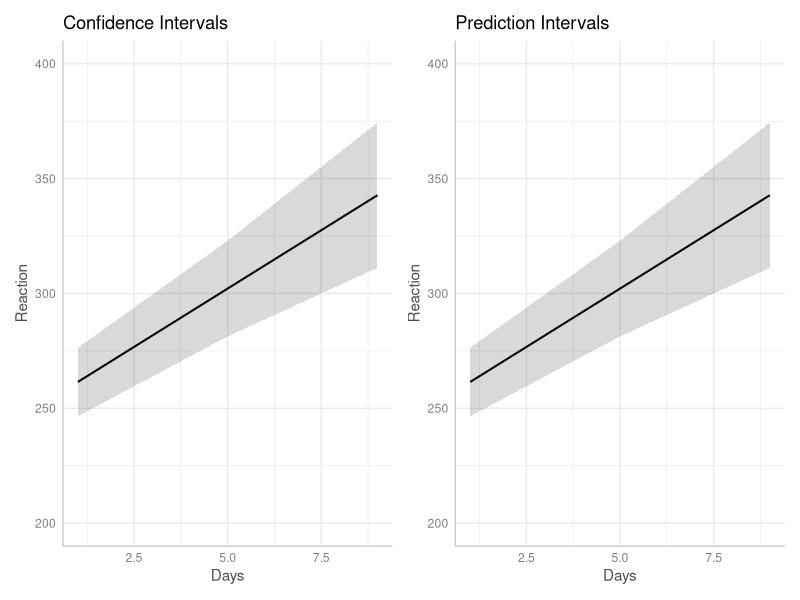
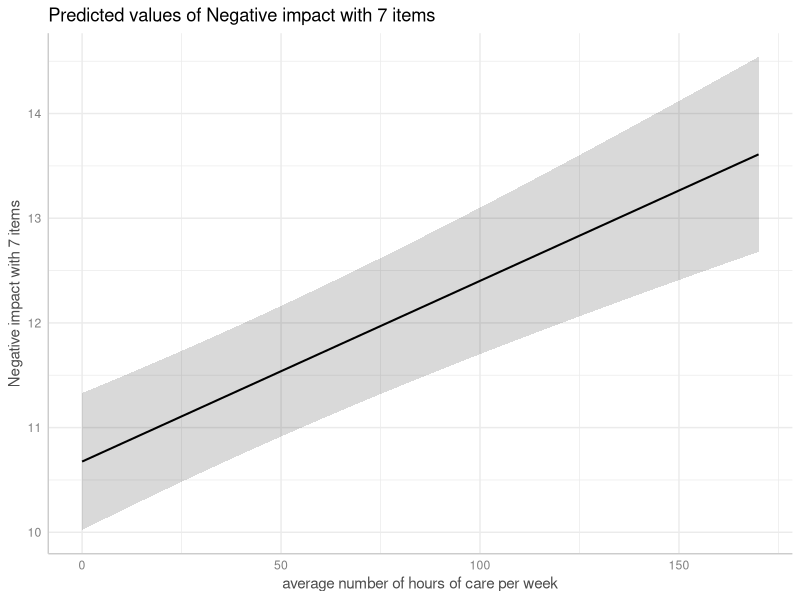
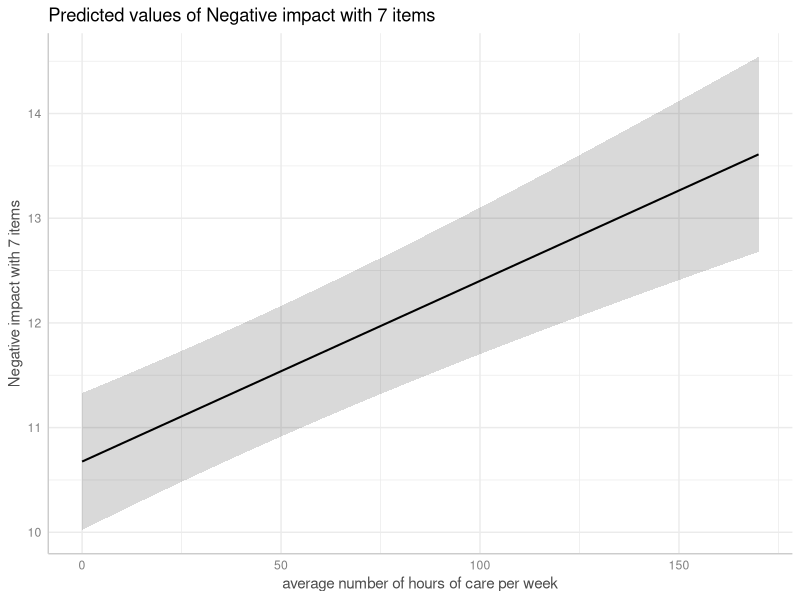
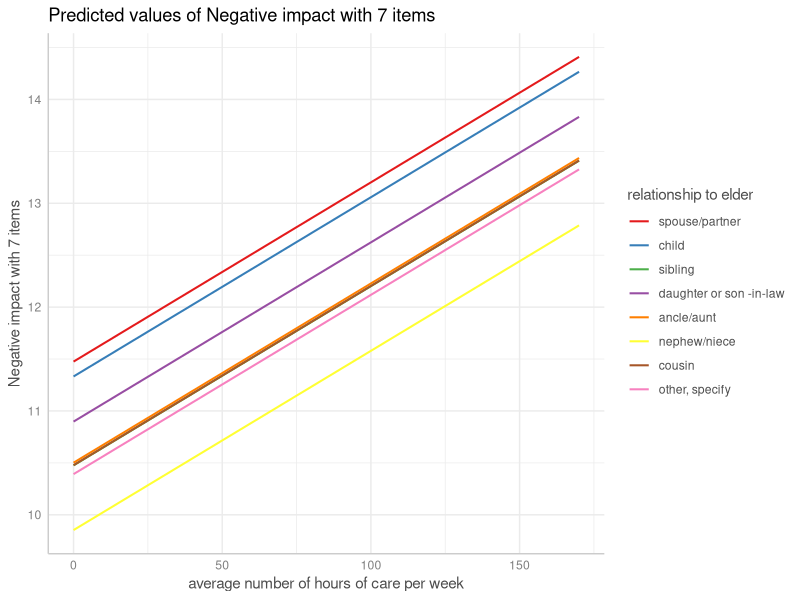
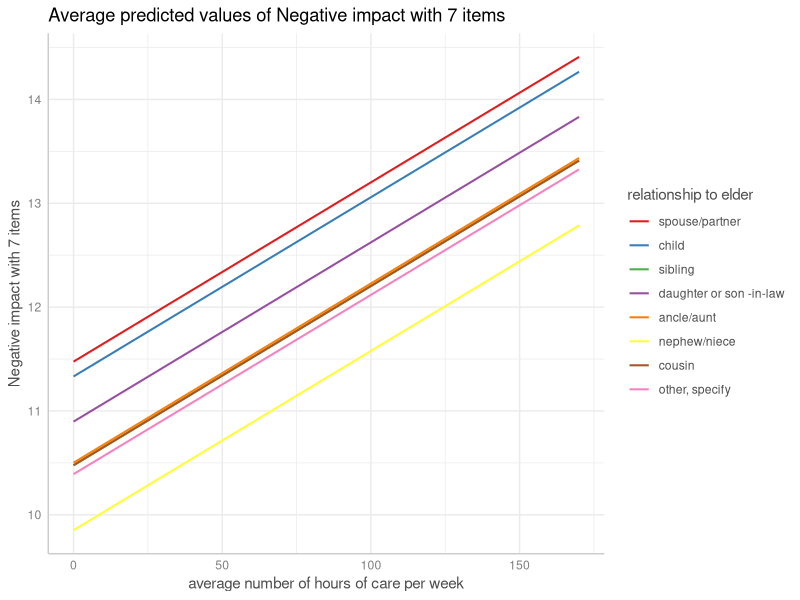
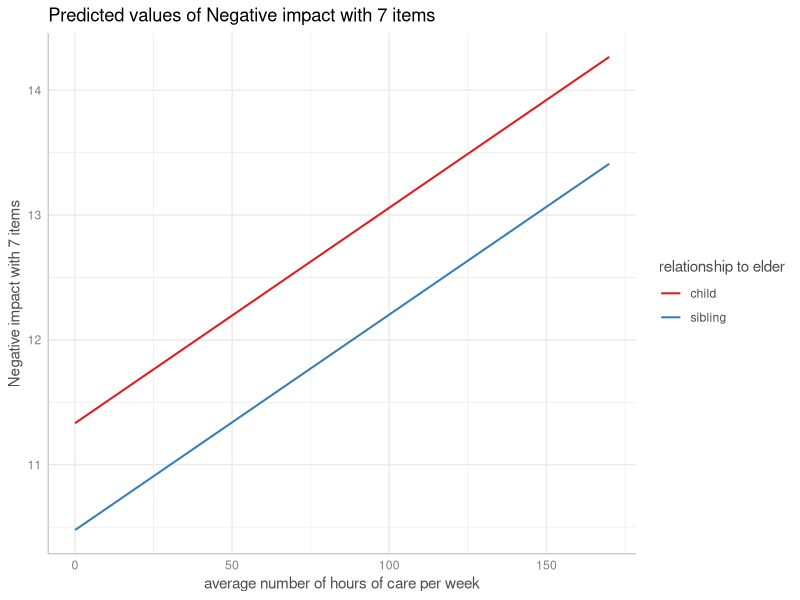
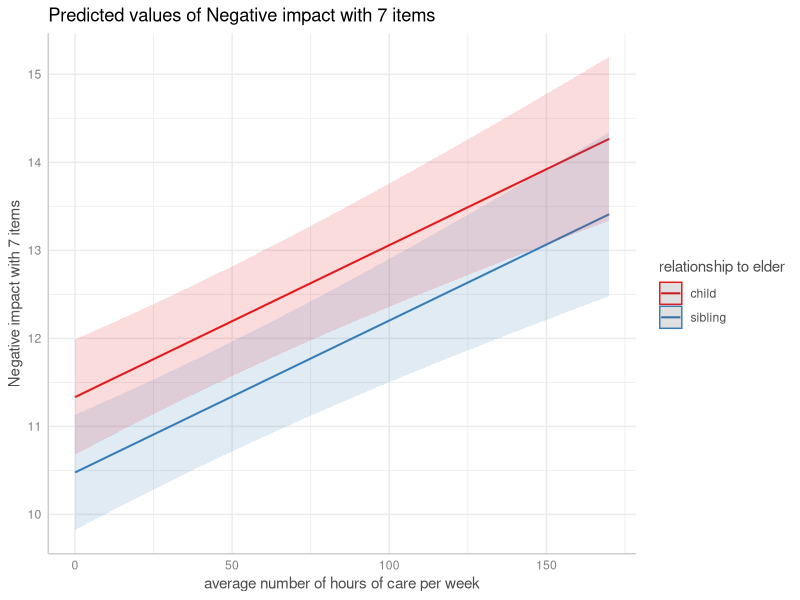
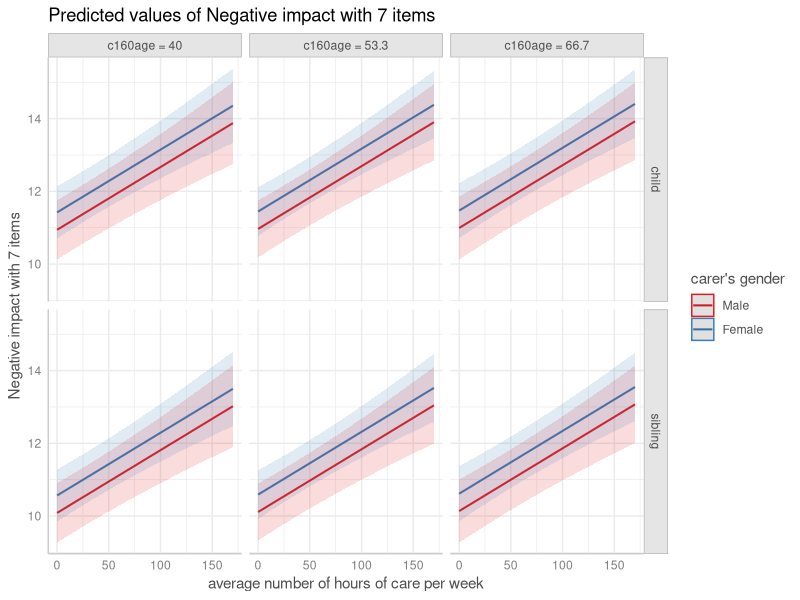

Generate these figures, in order, with R:
## ---- chunk 1
knitr::opts_chunk$set(
  collapse = TRUE,
  comment = "#>",
  dev = "png",
  fig.width = 7,
  fig.height = 4,
  message = FALSE,
  warning = FALSE
)
options(width = 800)

pkgs <- c(
  "ggplot2",
  "lme4",
  "glmmTMB",
  "patchwork",
  "sjlabelled",
  "htmltools"
)

if (!all(vapply(pkgs, requireNamespace, quietly = TRUE, FUN.VALUE = logical(1L)))) {
  knitr::opts_chunk$set(eval = FALSE)
}
## ---- chunk 2
library(htmltools)
callout_tip <- function(header = NULL, ...) {
  div(
    class = "callout-tip",
    tags$h1(
      tags$img(src = "list-check-solid.svg", width = "16", height = "16", style = "vertical-align:middle"),
      header
    ),
    ...
  )
}
## ---- chunk 3
callout_tip(
  "Summary of most important points:",
  tags$ul(
    tags$li("Predictions can be made on the population-level or for each level of the grouping variable (unit-level). If unit-levels are requested, you need to set `type=\"random\"` and specify the grouping variable(s) in the `terms` argument."), # nolint
    tags$li("Population-level predictions can be either conditional (prediction for a \"typical\" group) or marginal (average prediction across all groups). Set `margin=\"empirical\"` for marginal predictions. You'll notice differences in predictions especially when we have different group sizes at the random effects level."), # nolint
    tags$li("For conditional predictions, you can either calculate confidence or prediction intervals. Prediction intervals can be obtained by setting `type=\"random\"`. Marginal predictions (i.e. `margin=\"empirical\"`) always return confidence intervals."), # nolint
    tags$li("To get condifence intervals for unit-level predictions, set `type=\"random\"` and `interval=\"confidence\"`.") # nolint
  )
)
## ---- chunk 4
library(ggeffects)
library(lme4)
data(sleepstudy)

# balanced data set
m <- lmer(Reaction ~ Days + (1 + Days | Subject), data = sleepstudy)

# conditional predictions
predict_response(m, "Days [1,5,9]")

# average marginal predictions
predict_response(m, "Days [1,5,9]", margin = "empirical")

# create imbalanced data set
set.seed(123)
strapped <- sleepstudy[sample.int(nrow(sleepstudy), nrow(sleepstudy), replace = TRUE), ]
m <- lmer(Reaction ~ Days + (1 + Days | Subject), data = strapped)

# conditional predictions
predict_response(m, "Days [1,5,9]")

# average marginal predictions
predict_response(m, "Days [1,5,9]", margin = "empirical")
## ---- chunk 5
predict_response(m, "Days [1,5,9]", type = "random")

# Or as comparison via plots:
library(patchwork)
library(ggplot2)
pr1 <- predict_response(m, "Days [1,5,9]")
pr2 <- predict_response(m, "Days [1,5,9]", type = "random")
plot(pr1, limits = c(200, 400)) +
  ggtitle("Confidence Intervals") +
  plot(pr2, limits = c(200, 400)) +
  ggtitle("Prediction Intervals")
## ---- chunk 6
predict_response(m, "Days", type = "simulate")
## ---- chunk 7
library(glmmTMB)
set.seed(123)
sleepstudy$x <- as.factor(sample(1:3, nrow(sleepstudy), replace = TRUE))
# REML is FALSE
m1 <- glmmTMB(Reaction ~ Days + x + (1 + Days | Subject), data = sleepstudy, REML = FALSE)
# REML is TRUE
m2 <- glmmTMB(Reaction ~ Days + x + (1 + Days | Subject), data = sleepstudy, REML = TRUE)

# predictions when REML is FALSE - no difference between type = "fixed"
# and type = "random" in predictions, only for intervals
predict_response(m1, "Days [1:3]")
predict_response(m1, "Days [1:3]", type = "random")

# predictions when REML is TRUE - we now see a difference both
# for intervals *and* predictions
predict_response(m2, "Days [1:3]")
predict_response(m2, "Days[1:3]", type = "random")
## ---- chunk 8
library(glmmTMB)
data(Salamanders)
m <- glmmTMB(
  count ~ spp + mined + (1 | site),
  ziformula = ~ spp + mined,
  family = truncated_poisson,
  data = Salamanders
)
## ---- chunk 9
predict_response(m, "spp")

predict_response(m, "spp", type = "random")
## ---- chunk 10
predict_response(m, "spp", type = "zero_inflated")
## ---- chunk 11
predict_response(m, "spp", type = "simulate")
## ---- chunk 12
predict_response(m, "spp", margin = "empirical")
## ---- chunk 13
library(sjlabelled)
data(efc)
efc$e15relat <- as_label(efc$e15relat)
m <- lmer(neg_c_7 ~ c12hour + c160age + c161sex + (1 | e15relat), data = efc)
me <- predict_response(m, terms = "c12hour")
plot(me)
## ---- chunk 14
me <- predict_response(m, terms = "c12hour", type = "random")
plot(me)
## ---- chunk 15
me <- predict_response(m, terms = c("c12hour", "e15relat"), type = "random")
plot(me, show_ci = FALSE)
## ---- chunk 16
me <- predict_response(m, terms = c("c12hour", "e15relat"), margin = "empirical")
plot(me, show_ci = FALSE)
## ---- chunk 17
me <- predict_response(m, terms = c("c12hour", "e15relat [child,sibling]"), type = "random")
plot(me, show_ci = FALSE)
## ---- chunk 18
plot(me)
## ---- chunk 19
me <- predict_response(
  m,
  terms = c("c12hour", "c161sex", "c160age", "e15relat [child,sibling]"),
  type = "random"
)
plot(me, n_rows = 2)
## ---- chunk 20
set.seed(123)
m <- lmer(Reaction ~ Days + (1 + Days | Subject), data = sleepstudy)
me <- predict_response(m, terms = c("Days", "Subject [sample=7]"), type = "random")
plot(me)
## ---- chunk 21
plot(me, show_data = TRUE, show_ci = FALSE)
## ---- chunk 22
me <- predict_response(
  m,
  terms = c("Days", "Subject [sample=7]"),
  type = "random",
  interval = "confidence"
)
# for average marginal effects, this would be:
# predict_response(m, terms = c("Days", "Subject [sample=7]"), margin = "empirical")
plot(me)
## ---- chunk 23
data("sleepstudy", package = "lme4")
# mixed model with lme4
m_lmer <- lme4::lmer(Reaction ~ poly(Days, 2) + (1 | Subject),
  data = sleepstudy
)
# equivalent model, random effects are defined via s(..., bs = "re")
m_gam <- mgcv::gam(Reaction ~ poly(Days, 2) + s(Subject, bs = "re"),
  family = gaussian(), data = sleepstudy, method = "ML"
)

# predictions are identical
predict_response(m_gam, terms = "Days", exclude = "s(Subject)", newdata.guaranteed = TRUE)

predict_response(m_lmer, terms = "Days")
